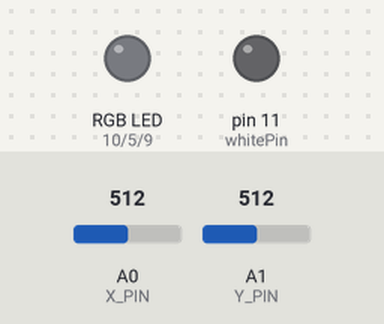
Simulated run of this sketch. Board: Arduino Uno, built with avr-gcc and run on an emulated ATmega328P. Parts: an RGB LED mixed from three pins (HIGH = lit), output pins drawn as LEDs (lit = HIGH). Inputs (shaded band) come from the test bench; at power-on: A0 (X_PIN) = 512, A1 (Y_PIN) = 512. Dim RGB values are drawn brighter than linear.

Above: at 1.2 s.
1.3 s: A0 (X_PIN) set to 392
At 1.8 s:
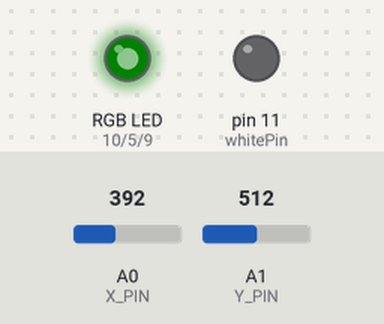
2.8 s: A1 (Y_PIN) set to 392
At 4.0 s:
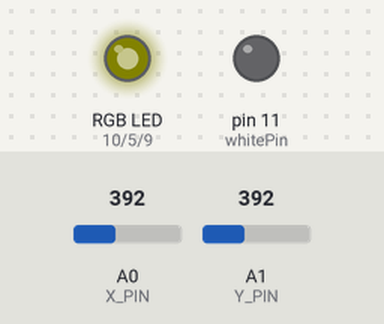
4.3 s: A0 (X_PIN) set to 412
At 5.3 s:
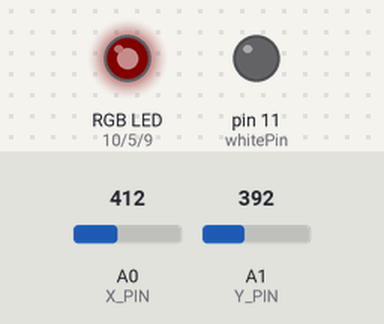
5.8 s: A1 (Y_PIN) set to 632
At 6.4 s:
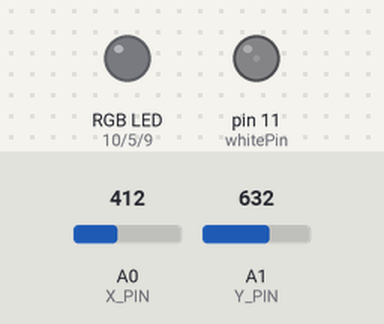
7.3 s: A0 (X_PIN) set to 390
At 8.5 s:
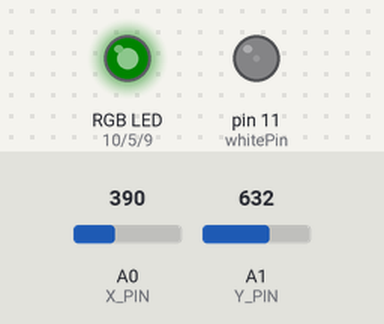
8.8 s: A1 (Y_PIN) set to 900
At 9.9 s:
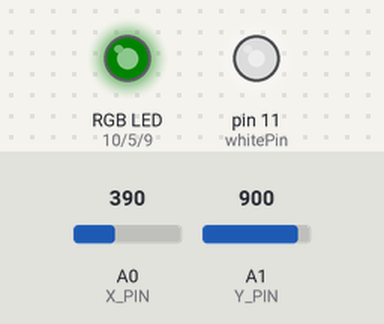
Timing chart, 0 to 11.3 s (numbered marks = the images above; inputs shaded):
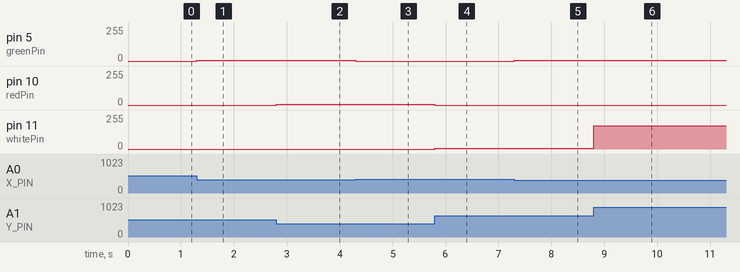

Measured:
- after the input at 1.3 s, pin 5 (greenPin): 0/255 → 6/255 at once
- after the input at 2.8 s, pin 10 (redPin): 0/255 → 6/255 at once
- after the input at 4.3 s, pin 5 (greenPin): 6/255 → 0/255 at once
- after the input at 5.8 s, pin 10 (redPin): 6/255 → 0/255 at once; pin 11 (whitePin): 0/255 → 6/255 at once
- after the input at 7.3 s, pin 5 (greenPin): 0/255 → 7/255 at once
- after the input at 8.8 s, pin 11 (whitePin): 6/255 → 176/255 at once

The sketch:

Joystick.ino
```cpp
const int X_PIN = A0;
const int Y_PIN = A1;
#define greenPin 5
#define whitePin 11
#define redPin 10
#define bluePin 9

int raw = 0;
int raw_1 = 0;
int xlevel = 0;
int ylevel = 0;

void setup() {
  pinMode(greenPin, OUTPUT);
  pinMode(redPin, OUTPUT);
  pinMode(whitePin, OUTPUT);
  pinMode(bluePin, OUTPUT);
}

void loop() {
  raw = analogRead(X_PIN);
  raw_1 = analogRead(Y_PIN);

  if (raw < 402) {
    xlevel = map(raw, 402, 0, 0, 255);
    analogWrite(greenPin, xlevel);
    analogWrite(bluePin, 0);
  }
  else if (raw > 622) {
    xlevel = map(raw, 622, 1023, 0, 255);
    analogWrite(bluePin, xlevel);
    analogWrite(greenPin, 0);
  }
  else {
    analogWrite(greenPin, 0);
    analogWrite(bluePin, 0);
  }

  if (raw_1 < 402) {
    ylevel = map(raw_1, 402, 0, 0, 255);
    analogWrite(redPin, ylevel);
    analogWrite(whitePin, 0);
  }
  else if (raw_1 > 622) {
    ylevel = map(raw_1, 622, 1023, 0, 255);
    analogWrite(whitePin, ylevel);
    analogWrite(redPin, 0);
  }
  else {
    analogWrite(redPin, 0);
    analogWrite(whitePin, 0);
  }
}
```
